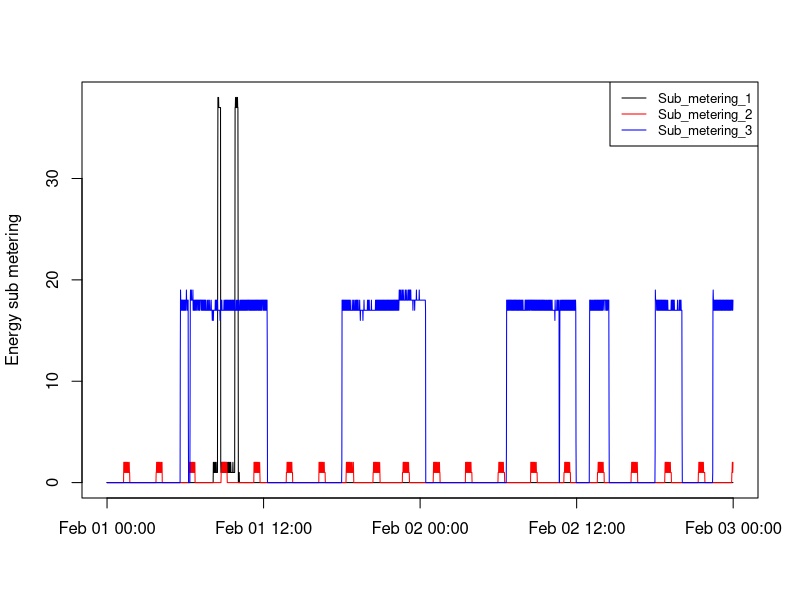

R code for this plot:
#Read in the subsetted and formatted data
data <- read.table(file="subsetData.txt", header=TRUE, sep=";")
#Make sure the time column is set to be POSIXlt
data$Time <- strptime(data$Time, format="%Y-%m-%d %H:%M:%S")
#Plot
with(data, {
     plot(Time, Sub_metering_1, type= "l", ylab="Energy sub metering", xlab="")
     lines(Time, Sub_metering_2, col="red")
     lines(Time, Sub_metering_3, col="blue")
     }
)
#Format axis
axis.Date(1, at = seq(min(data$Time),max(data$Time), by = "day"), format = "%w")
#Create legend
legend("topright",lty=c(1,1,1), col = c("black", "red", "blue"), legend = c("Sub_metering_1", "Sub_metering_2", "Sub_metering_3"), cex=0.8)
#Save plot
dev.copy(png, file ="plot3.png")
dev.off()